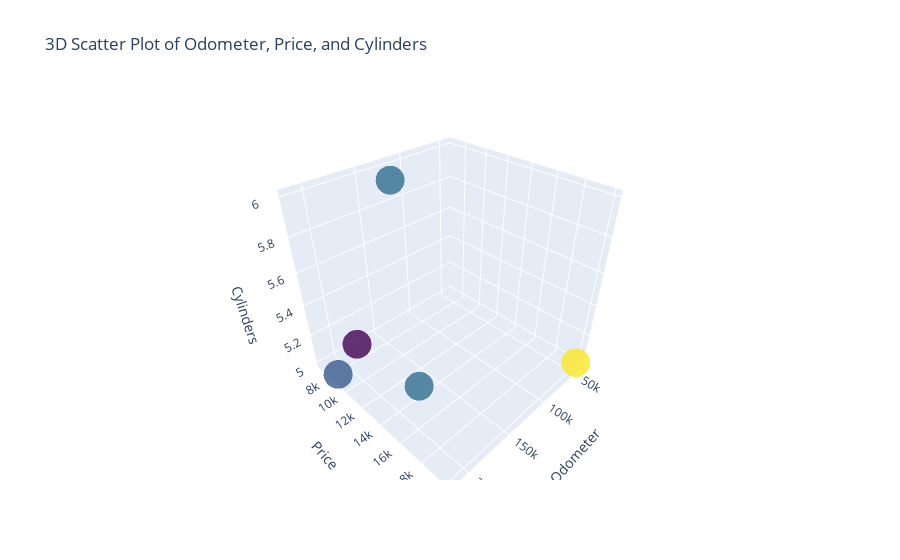

Notebook cell for this chart:
### Code cell
import pandas as pd
import plotly.graph_objects as go

# Sample data (replace this with your actual data)
data = {
    'year': [2007, 2008, 2003, 2017, 2008],
    'manufacturer': ['infiniti', 'cadillac', 'lexus', 'bmw', 'toyota'],
    'model': ['m45', 'escalade', 'es', '320i', 'rav4'],
    'condition': ['excellent', 'fair', 'fair', 'excellent', 'good'],
    'cylinders': [5.0, 5.0, 5.0, 5.0, 6.0],
    'fuel': ['gas', 'gas', 'gas', 'gas', 'gas'],
    'odometer': [214740, 170276, 176910, 41000, 138900],
    'price': [8500, 13500, 6800, 20000, 8900]
}

combined_data = pd.DataFrame(data)

# Create a 3D Scatter Plot
fig = go.Figure(data=[go.Scatter3d(
    x=combined_data['odometer'],
    y=combined_data['price'],
    z=combined_data['cylinders'],
    mode='markers',
    marker=dict(
        size=10,
        color=combined_data['year'],  # Color points by year
        colorscale='Viridis',         # Choose a colorscale
        opacity=0.8,
    )
)])

# Update layout
fig.update_layout(scene=dict(
    xaxis_title='Odometer',
    yaxis_title='Price',
    zaxis_title='Cylinders'
), title='3D Scatter Plot of Odometer, Price, and Cylinders')

# Show the plot
fig.show()

### Figure 1 — Plotly figure (JSON) as saved in the notebook; plotly's stock layout.template omitted (floating-point values rounded to 4 significant figures)
{"data": [{"marker": {"color": [2007, 2008, 2003, 2017, 2008], "colorscale": [[0, "#440154"], [0.1111, "#482878"], [0.2222, "#3e4989"], [0.3333, "#31688e"], [0.4444, "#26828e"], [0.5556, "#1f9e89"], [0.6667, "#35b779"], [0.7778, "#6ece58"], [0.8889, "#b5de2b"], [1, "#fde725"]], "opacity": 0.8, "size": 10}, "mode": "markers", "type": "scatter3d", "x": [214740, 170276, 176910, 41000, 138900], "y": [8500, 13500, 6800, 20000, 8900], "z": [5, 5, 5, 5, 6]}], "layout": {"scene": {"xaxis": {"title": {"text": "Odometer"}}, "yaxis": {"title": {"text": "Price"}}, "zaxis": {"title": {"text": "Cylinders"}}}, "title": {"text": "3D Scatter Plot of Odometer, Price, and Cylinders"}}}
